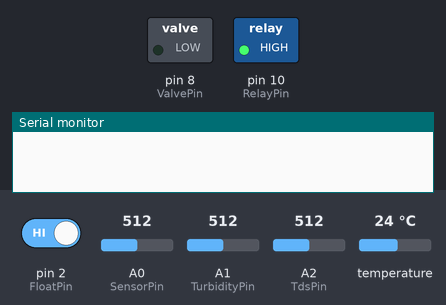
Recording of a sketch running on a simulated Arduino Mega 2560, built with avr-gcc and run on an emulated ATmega2560. On the bench: switched loads named in the sketch (green lamp = pin HIGH), the last lines printed to the serial monitor. The test bench sets the inputs (shaded band); at power-on: pin 2 (FloatPin) HIGH, A0 (SensorPin) = 512, A1 (TurbidityPin) = 512, A2 (TdsPin) = 512, temperature 24 °C.

Above: at 0.1 s.
At 1.8 s:
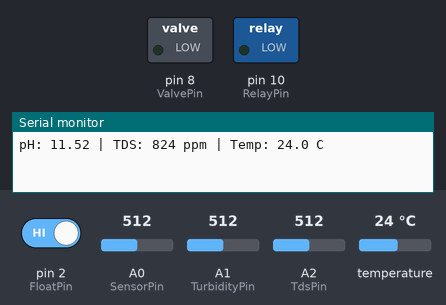
Timing chart, 0 to 3.3 s (numbered marks = the images above):
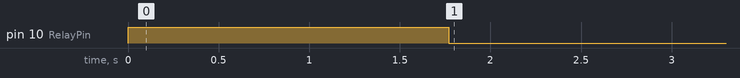

The sketch:

arduino_main.ino
```cpp
#include <OneWire.h>
#include <DallasTemperature.h>

#define SensorPin A0     // pH
#define TdsPin A2        // TDS
#define TurbidityPin A1  // NTU
#define TempPin 7        // DS18B20
#define FloatPin 2       // Pelampung
#define RelayPin 10      // Pompa
#define ValvePin 8       // Valve

OneWire oneWire(TempPin);
DallasTemperature sensors(&oneWire);

unsigned long lastSample = 0;
const unsigned long interval = 1000;

bool manualPompa = false;
bool manualValve = false;

void setup() {
  Serial.begin(9600);     // for debugging
  Serial1.begin(9600);    // for communication to ESP8266

  pinMode(RelayPin, OUTPUT);
  pinMode(ValvePin, OUTPUT);
  pinMode(FloatPin, INPUT_PULLUP);

  digitalWrite(RelayPin, HIGH);  // Pompa OFF
  digitalWrite(ValvePin, LOW);   // Valve Close

  sensors.begin();
}

void loop() {
  bacaPerintahDariESP(); // ← proces intruction form ESP

  bool tankFull = digitalRead(FloatPin) == HIGH;

  if (millis() - lastSample > interval) {
    lastSample = millis();

    // write sensor pH
    int sensorPH = analogRead(SensorPin);
    float voltagePH = sensorPH * (5.0 / 1023.0);
    float pHValue = -5.324 * voltagePH + 24.841;

    // wrrite sensor TDS
    int sensorTDS = analogRead(TdsPin);
    float voltageTDS = sensorTDS * (5.0 / 1023.0);
    float tdsValue = (133.42 * voltageTDS * voltageTDS * voltageTDS
                      - 255.86 * voltageTDS * voltageTDS
                      + 857.39 * voltageTDS) * 0.313;

    // write sensor suhu
    sensors.requestTemperatures();
    float temperatureC = sensors.getTempCByIndex(0);

    // wwrite sensor turbidity
    int sensorNTU = analogRead(TurbidityPin);
    float voltageNTU = sensorNTU * (5.0 / 1023.0);
    float ntuValue = (3000 / voltageNTU) - 300;  // Rumus bisa disesuaikan

    //write Nilai
     Serial.print("pH: "); Serial.print(pHValue, 2);
      //Serial.print(" | Turbidity: "); Serial.print(turbidityValue, 2); Serial.print(" NTU");
      Serial.print(" | TDS: "); Serial.print(tdsValue, 0); Serial.print(" ppm");
      Serial.print(" | Temp: "); Serial.print(temperatureC, 1); Serial.println(" C");

    // logic if water is clean
    String status = (pHValue >= 6.0 && pHValue <= 8.0 && tdsValue <= 500) ? "BERSIH" : "KOTOR";

    // send data to ESP8266
    Serial1.print(pHValue, 2); Serial1.print(",");
    Serial1.print(tdsValue, 0); Serial1.print(",");
    Serial1.print(temperatureC, 1); Serial1.print(",");
    Serial1.print(status); Serial1.print(",");
    Serial1.print(tankFull ? "1" : "0"); Serial1.print(",");
    Serial1.print(ntuValue, 1); Serial1.println(",");

    // Kontrol pompa & valve
    if (manualPompa) {
      digitalWrite(RelayPin, LOW);  // Manual  pump
    } else {
      digitalWrite(RelayPin, status == "BERSIH" ? HIGH : LOW);  // Otomatis
    }

    if (manualValve) {
      digitalWrite(ValvePin, HIGH); // Manual open valve
    } else {
      digitalWrite(ValvePin, status == "BERSIH" ? HIGH : LOW);  // Otomatis
    }
  }
}

// fuction to write intruction from ESP8266
void bacaPerintahDariESP() {
  while (Serial1.available()) {
    String perintah = Serial1.readStringUntil('\n');

    if (perintah.startsWith("MANUAL_POMPA:")) {
      manualPompa = perintah.endsWith("1");
    }
    if (perintah.startsWith("MANUAL_VALVE:")) {
      manualValve = perintah.endsWith("1");
    }
  }
}
```

Measured:
- by itself, pin 10 (RelayPin): HIGH → LOW at 1.8 s
